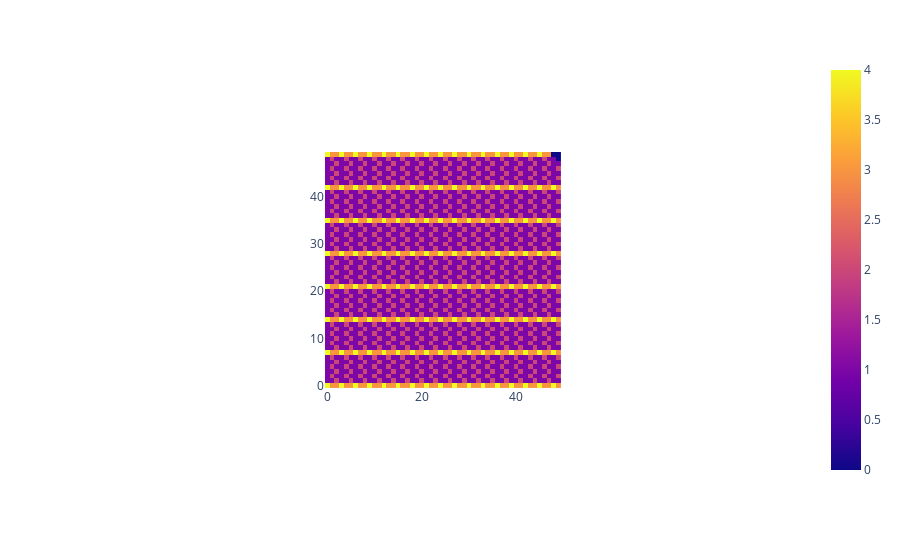
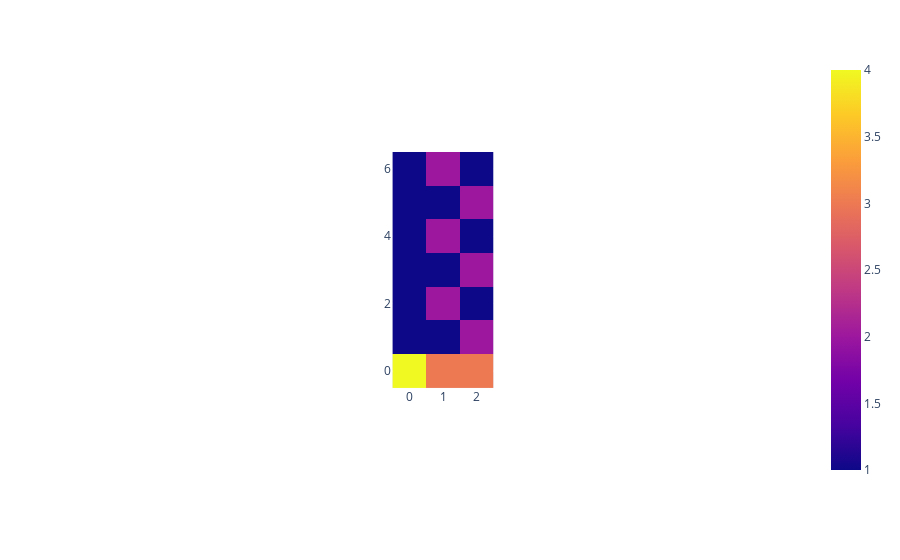

Notebook code cell kept with these figures, in order:
### Markdown cell above
## Transposition

### Code cell
e, r = 2, 3
shift = max(0, e-r)
size = 50
tamed_matrix = []
df = pd.read_csv(f"data/T-L_R_series/T-L={e}_R={r}_100x100.csv")
for b in range(size):
    seq = []
    s = b+r
    for i in range(size):
        try:
            seq += [df.values[b][s+i]]
        except:
            seq += [0]
    tamed_matrix += [seq]
tamed_matrix = np.array(tamed_matrix)
px.imshow(tamed_matrix, origin='lower').show()
px.imshow(tamed_matrix[shift:(shift+2*r+1),:2*e-1], origin='lower').show()

### Figure 1 — Plotly figure (JSON) as saved in the notebook; plotly's stock layout.template omitted (floating-point values rounded to 4 significant figures; data arrays with more than 128 entries replaced by an {"elided": "..."} marker saying what was removed)
{"data": [{"coloraxis": "coloraxis", "hovertemplate": "x: %{x}<br>y: %{y}<br>color: %{z}<extra></extra>", "name": "0", "type": "heatmap", "xaxis": "x", "yaxis": "y", "z": {"elided": "50x50 int values"}}], "layout": {"autosize": true, "coloraxis": {"colorscale": [[0, "#0d0887"], [0.1111, "#46039f"], [0.2222, "#7201a8"], [0.3333, "#9c179e"], [0.4444, "#bd3786"], [0.5556, "#d8576b"], [0.6667, "#ed7953"], [0.7778, "#fb9f3a"], [0.8889, "#fdca26"], [1, "#f0f921"]]}, "margin": {"t": 60}, "xaxis": {"anchor": "y", "autorange": true, "constrain": "domain", "domain": [0.3374, 0.6626], "range": [-0.5, 49.5], "scaleanchor": "y"}, "yaxis": {"anchor": "x", "autorange": true, "constrain": "domain", "domain": [0, 1], "range": [-0.5, 49.5]}}}

### Figure 2 — Plotly figure (JSON) as saved in the notebook; plotly's stock layout.template omitted (floating-point values rounded to 4 significant figures)
{"data": [{"coloraxis": "coloraxis", "hovertemplate": "x: %{x}<br>y: %{y}<br>color: %{z}<extra></extra>", "name": "0", "type": "heatmap", "xaxis": "x", "yaxis": "y", "z": [[4, 3, 3], [1, 1, 2], [1, 2, 1], [1, 1, 2], [1, 2, 1], [1, 1, 2], [1, 2, 1]]}], "layout": {"autosize": true, "coloraxis": {"colorscale": [[0, "#0d0887"], [0.1111, "#46039f"], [0.2222, "#7201a8"], [0.3333, "#9c179e"], [0.4444, "#bd3786"], [0.5556, "#d8576b"], [0.6667, "#ed7953"], [0.7778, "#fb9f3a"], [0.8889, "#fdca26"], [1, "#f0f921"]]}, "margin": {"t": 60}, "xaxis": {"anchor": "y", "autorange": true, "constrain": "domain", "domain": [0.4303, 0.5697], "range": [-0.5, 2.5], "scaleanchor": "y"}, "yaxis": {"anchor": "x", "autorange": true, "constrain": "domain", "domain": [0, 1], "range": [-0.5, 6.5]}}}
